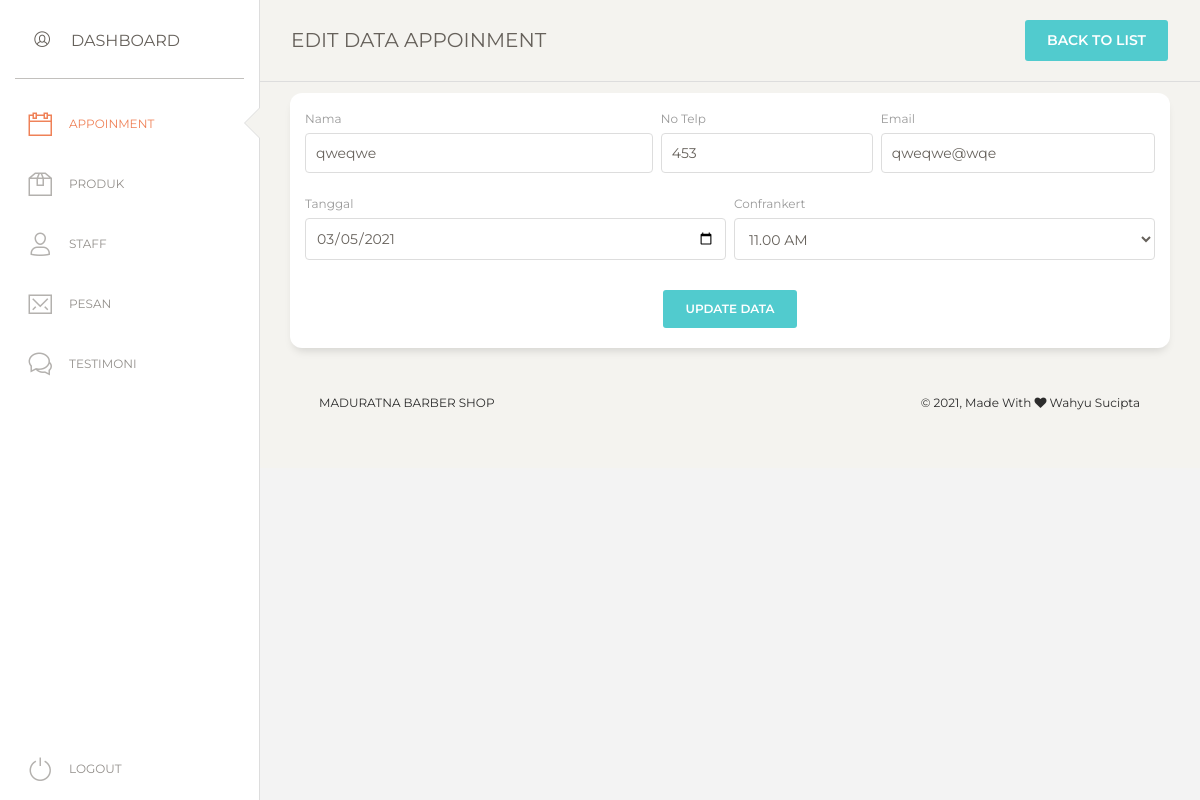
Screenshot of /admin/app/edit.php?id=MDR002 (signed in) with the database file from the repository.
### tables this page shows
CREATE TABLE `tb_appoinment` (
  `id_appoinment` varchar(11) NOT NULL,
  `nama` varchar(50) NOT NULL,
  `notelp` varchar(12) NOT NULL,
  `email` varchar(50) NOT NULL,
  `tanggal` date NOT NULL,
  `id_jam` int(11) NOT NULL,
  `id_service` int(11) NOT NULL
);

CREATE TABLE `tb_jam` (
  `id_jam` int(11) NOT NULL,
  `jam` varchar(11) NOT NULL,
  `kategori` varchar(10) NOT NULL
);

### admin/app/edit.php (the view, shortened to what this page needs)
<?php
    require_once "../../config/conn.php";
    $id = $_GET['id'];
    $query = mysqli_query($conn, "SELECT * FROM tb_appoinment WHERE id_appoinment = '$id' ");
?>
<!DOCTYPE html>
<html lang="en">
<head>
<link href="https://maxcdn.bootstrapcdn.com/font-awesome/latest/css/font-awesome.min.css" rel="stylesheet">
<link href="../assets/css/bootstrap.min.css" rel="stylesheet" />
<link href="../assets/css/paper-dashboard.css?v=2.0.1" rel="stylesheet" />
<link href="../assets/demo/demo.css" rel="stylesheet" />
</head>
<body class="">
<div class="wrapper ">
  <div class="sidebar" data-color="white" data-active-color="danger">
  <div class="logo">
        <a class="simple-text logo-mini">
          <div class="logo-image-small pt-1">
            <i class="nc-icon nc-circle-10"></i>
          </div>
        </a>
        <a href="" class="simple-text logo-normal">
          Dashboard
        </a>
      </div>
    <div class="sidebar-wrapper">
        <ul class="nav">
          <li class="active">
            <a href="view.php">
              <i class="nc-icon nc-calendar-60"></i>
              <p>APPOINMENT</p>
            </a>
          </li>
          <li>
            <a href="../produk/view.php">
              <i class="nc-icon nc-box-2"></i>
              <p>Produk</p>
            </a>
          </li>
          <li>
            <a href="../staff/view.php">
              <i class="nc-icon nc-single-02"></i>
              <p>Staff</p>
            </a>
          </li>
          <li>
            <a href="../pesan/view.php">
              <i class="nc-icon nc-email-85"></i>
              <p>Pesan</p>
            </a>
          </li>
          <li>
            <a href="../testimoni/view.php">
              <i class="nc-icon nc-chat-33"></i>
              <p>Testimoni</p>
            </a>
          </li>
          <li class="active-pro">
            <a href="logout.php">
              <i class="nc-icon nc-button-power"></i>
              <p>Logout</p>
            </a>
          </li>
        </ul>
      </div>
  </div>
  <div class="main-panel">
    <nav class="navbar navbar-expand-lg navbar-absolute fixed-top navbar-transparent">
      <div class="container-fluid">
        <div class="navbar-wrapper">
          <a class="navbar-brand" href="">EDIT DATA APPOINMENT</a>
        </div>
        <div class="collapse navbar-collapse justify-content-end" id="navigation">
          <ul class="navbar-nav">
            <li class="nav-item">
              <a href="view.php" class="btn btn-primary">BACK TO LIST</a>
            </li>
          </ul>
        </div>
      </div>
    </nav>
    <div class="content">
        <div class="row">
          <div class="col-md-12">
            <div class="card card-user">
              <div class="card-body">
                    <form action="process/edit-process.php" method="POST">
                      <?php foreach($query as $sql) :?>
                      <div class="row">
                        <div class="col-md-5 pr-1">
                          <div class="form-group">
                            <label>Nama</label>
                            <input type="text" name="nama" class="form-control" placeholder="Nama" value="<?=$sql['nama']?>">
                          </div>
                        </div>
                        <div class="col-md-3 px-1">
                          <div class="form-group">
                            <label>No Telp</label>
                            <input type="number" name="notelp" class="form-control" placeholder="Email" value="<?=$sql['notelp']?>">
                          </div>
                        </div>
                        <div class="col-md-4 pl-1">
                          <div class="form-group">
                            <label for="exampleInputEmail1">Email</label>
                            <input type="email" name="email" class="form-control" placeholder="No Telepon"value="<?=$sql['email']?>">
                          </div>
                        </div>
                      </div>
                      <div class="row">
                        <div class="col-md-6 pr-1">
                          <div class="form-group">
                            <label>Tanggal</label>
                            <input type="date" name="tanggal" class="form-control" placeholder="Tanggal" value="<?=$sql['tanggal']?>">
                          </div>
                        </div>
                            <?php
                            $id_jam = $sql['id_jam'];
                            $jam_2  = "SELECT * FROM tb_jam WHERE id_jam='$id_jam'";
                            $query_2 = mysqli_query($conn, $jam_2);
                            $fetch = mysqli_fetch_assoc($query_2);
                        ?>
                        <div class="col-md-6 pl-1">
                          <div class="form-group">
                            <label>Confrankert</label>
                            <select name="jam" class="pr-3 form-control">
                                <option value="<?= $sql['id_jam'] ?>"><?= $fetch['jam'] ?> <?= $fetch['kategori'] ?> </option>
                            </select>
                          </div>
                        </div>
                      </div>
                      <div class="row">
                        <div class="create ml-auto mr-auto">
                          <button type="submit" class="btn btn-primary">UPDATE Data</button>
                        </div>
                      </div>
                      <?php endforeach; ?>
                    </form>
            </div>
          </div>
        </div>
      </div>
    <footer class="footer footer-black  footer-white ">
      <div class="container-fluid">
        <div class="row">
          <nav class="footer-nav">
            <ul>
              <li><a href="" target="_blank">Maduratna Barber Shop</a></li>
            </ul>
          </nav>
          <div class="credits ml-auto">
            <span class="copyright">
              © , Made With <i class="fa fa-heart heart"></i> Wahyu Sucipta
            </span>
          </div>
        </div>
      </div>
    </footer>
  </div>
</div>
</body>
</html>

### admin/assets/demo/demo.css (style rules this page uses)
body { background-color: #f3f3f3; }
.sidebar .logo { padding: 15px; }
@media all and (min-width: 992px) { .sidebar .nav>li.active-pro { position: absolute; width: 100%; bottom: 10px; } }

### rows the page displays
tb_appoinment: nama "qweqwe", notelp "453", tanggal "03/05/2021", jam "11.00 AM"
